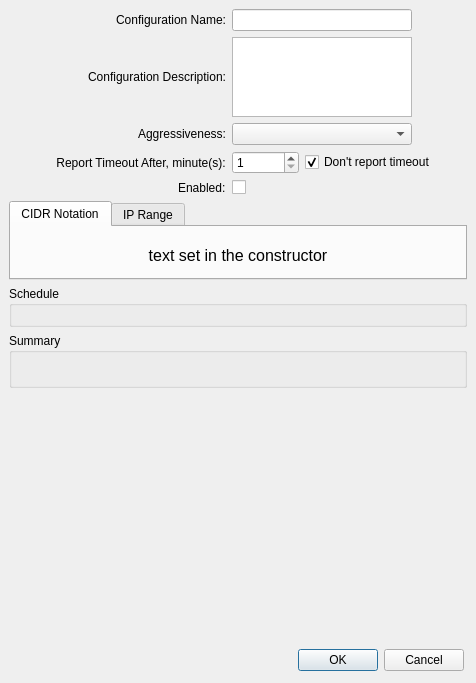
<?xml version="1.0" encoding="UTF-8"?>
<ui version="4.0">
 <class>DiscoveryConfigurationDlg</class>
 <widget class="QDialog" name="DiscoveryConfigurationDlg">
  <property name="geometry">
   <rect>
    <x>0</x>
    <y>0</y>
    <width>476</width>
    <height>683</height>
   </rect>
  </property>
  <property name="windowTitle">
   <string>Discovery Configuration</string>
  </property>
  <layout class="QGridLayout" name="gridLayout">
   <property name="leftMargin">
    <number>0</number>
   </property>
   <property name="topMargin">
    <number>0</number>
   </property>
   <property name="rightMargin">
    <number>0</number>
   </property>
   <property name="bottomMargin">
    <number>0</number>
   </property>
   <item row="0" column="0">
    <widget class="QWidget" name="widget" native="true">
     <layout class="QVBoxLayout" name="verticalLayout">
      <property name="bottomMargin">
       <number>0</number>
      </property>
      <item>
       <layout class="QFormLayout" name="formLayout">
        <property name="sizeConstraint">
         <enum>QLayout::SetDefaultConstraint</enum>
        </property>
        <property name="fieldGrowthPolicy">
         <enum>QFormLayout::FieldsStayAtSizeHint</enum>
        </property>
        <property name="rowWrapPolicy">
         <enum>QFormLayout::DontWrapRows</enum>
        </property>
        <property name="labelAlignment">
         <set>Qt::AlignRight|Qt::AlignTrailing|Qt::AlignVCenter</set>
        </property>
        <property name="formAlignment">
         <set>Qt::AlignCenter</set>
        </property>
        <item row="0" column="0">
         <widget class="QLabel" name="labelConfigurationName">
          <property name="sizePolicy">
           <sizepolicy hsizetype="Preferred" vsizetype="Preferred">
            <horstretch>0</horstretch>
            <verstretch>0</verstretch>
           </sizepolicy>
          </property>
          <property name="minimumSize">
           <size>
            <width>0</width>
            <height>0</height>
           </size>
          </property>
          <property name="text">
           <string>Configuration Name:</string>
          </property>
          <property name="alignment">
           <set>Qt::AlignRight|Qt::AlignTrailing|Qt::AlignVCenter</set>
          </property>
         </widget>
        </item>
        <item row="0" column="1">
         <widget class="QLineEdit" name="lineEditConfigurationName">
          <property name="sizePolicy">
           <sizepolicy hsizetype="Preferred" vsizetype="Preferred">
            <horstretch>0</horstretch>
            <verstretch>0</verstretch>
           </sizepolicy>
          </property>
          <property name="minimumSize">
           <size>
            <width>180</width>
            <height>0</height>
           </size>
          </property>
          <property name="maximumSize">
           <size>
            <width>16777215</width>
            <height>16777215</height>
           </size>
          </property>
         </widget>
        </item>
        <item row="1" column="0">
         <widget class="QLabel" name="labelConfigurationDescription">
          <property name="minimumSize">
           <size>
            <width>180</width>
            <height>80</height>
           </size>
          </property>
          <property name="text">
           <string>Configuration Description:</string>
          </property>
          <property name="alignment">
           <set>Qt::AlignRight|Qt::AlignTrailing|Qt::AlignVCenter</set>
          </property>
         </widget>
        </item>
        <item row="1" column="1">
         <widget class="QPlainTextEdit" name="plainTextEditConfigurationDescription">
          <property name="sizePolicy">
           <sizepolicy hsizetype="Preferred" vsizetype="Preferred">
            <horstretch>0</horstretch>
            <verstretch>0</verstretch>
           </sizepolicy>
          </property>
          <property name="minimumSize">
           <size>
            <width>0</width>
            <height>80</height>
           </size>
          </property>
          <property name="maximumSize">
           <size>
            <width>180</width>
            <height>80</height>
           </size>
          </property>
         </widget>
        </item>
        <item row="2" column="0">
         <widget class="QLabel" name="labelTimingTemplate">
          <property name="sizePolicy">
           <sizepolicy hsizetype="Preferred" vsizetype="Preferred">
            <horstretch>0</horstretch>
            <verstretch>0</verstretch>
           </sizepolicy>
          </property>
          <property name="text">
           <string>Aggressiveness:</string>
          </property>
          <property name="alignment">
           <set>Qt::AlignCenter</set>
          </property>
         </widget>
        </item>
        <item row="2" column="1">
         <widget class="QComboBox" name="comboBoxTimingTemplate">
          <property name="sizePolicy">
           <sizepolicy hsizetype="Preferred" vsizetype="Preferred">
            <horstretch>0</horstretch>
            <verstretch>0</verstretch>
           </sizepolicy>
          </property>
          <property name="minimumSize">
           <size>
            <width>180</width>
            <height>0</height>
           </size>
          </property>
          <property name="maximumSize">
           <size>
            <width>16777215</width>
            <height>16777215</height>
           </size>
          </property>
         </widget>
        </item>
        <item row="3" column="0">
         <widget class="QLabel" name="labelTimeout">
          <property name="sizePolicy">
           <sizepolicy hsizetype="Preferred" vsizetype="Preferred">
            <horstretch>0</horstretch>
            <verstretch>0</verstretch>
           </sizepolicy>
          </property>
          <property name="text">
           <string>Report Timeout After, minute(s):</string>
          </property>
          <property name="alignment">
           <set>Qt::AlignCenter</set>
          </property>
         </widget>
        </item>
        <item row="3" column="1">
         <layout class="QHBoxLayout" name="horizontalLayout_3">
          <item>
           <widget class="QSpinBox" name="spinBoxTimeout">
            <property name="sizePolicy">
             <sizepolicy hsizetype="Preferred" vsizetype="Preferred">
              <horstretch>0</horstretch>
              <verstretch>0</verstretch>
             </sizepolicy>
            </property>
            <property name="minimum">
             <number>1</number>
            </property>
            <property name="maximum">
             <number>9999999</number>
            </property>
           </widget>
          </item>
          <item>
           <widget class="QCheckBox" name="checkBoxNoTimeout">
            <property name="sizePolicy">
             <sizepolicy hsizetype="Preferred" vsizetype="Fixed">
              <horstretch>0</horstretch>
              <verstretch>0</verstretch>
             </sizepolicy>
            </property>
            <property name="text">
             <string>Don't report timeout</string>
            </property>
            <property name="checked">
             <bool>true</bool>
            </property>
           </widget>
          </item>
         </layout>
        </item>
        <item row="4" column="0">
         <widget class="QLabel" name="labelConfigurationEnabled">
          <property name="text">
           <string>Enabled:</string>
          </property>
         </widget>
        </item>
        <item row="4" column="1">
         <widget class="QCheckBox" name="checkBoxConfigurationEnabled">
          <property name="text">
           <string/>
          </property>
         </widget>
        </item>
       </layout>
      </item>
      <item>
       <widget class="QTabWidget" name="tabWidget">
        <property name="sizePolicy">
         <sizepolicy hsizetype="Expanding" vsizetype="Preferred">
          <horstretch>0</horstretch>
          <verstretch>0</verstretch>
         </sizepolicy>
        </property>
        <property name="currentIndex">
         <number>0</number>
        </property>
        <widget class="QWidget" name="tabCIDRNotationAddress">
         <attribute name="title">
          <string>CIDR Notation</string>
         </attribute>
         <layout class="QVBoxLayout" name="verticalLayout_2">
          <property name="leftMargin">
           <number>24</number>
          </property>
          <property name="topMargin">
           <number>12</number>
          </property>
          <property name="rightMargin">
           <number>24</number>
          </property>
          <property name="bottomMargin">
           <number>12</number>
          </property>
          <item>
           <layout class="QGridLayout" name="gridLayout_2">
            <item row="0" column="0">
             <widget class="CIDRControl" name="cidr">
              <property name="sizePolicy">
               <sizepolicy hsizetype="Preferred" vsizetype="Fixed">
                <horstretch>0</horstretch>
                <verstretch>0</verstretch>
               </sizepolicy>
              </property>
              <property name="frameShape">
               <enum>QFrame::StyledPanel</enum>
              </property>
              <property name="frameShadow">
               <enum>QFrame::Raised</enum>
              </property>
             </widget>
            </item>
           </layout>
          </item>
          <item>
           <widget class="QLabel" name="label_warning1">
            <property name="font">
             <font>
              <pointsize>12</pointsize>
             </font>
            </property>
            <property name="text">
             <string>text set in the constructor</string>
            </property>
            <property name="alignment">
             <set>Qt::AlignCenter</set>
            </property>
           </widget>
          </item>
         </layout>
        </widget>
        <widget class="QWidget" name="tabRangeOfIP">
         <attribute name="title">
          <string>IP Range</string>
         </attribute>
         <layout class="QVBoxLayout" name="verticalLayout_3">
          <property name="leftMargin">
           <number>24</number>
          </property>
          <property name="topMargin">
           <number>12</number>
          </property>
          <property name="rightMargin">
           <number>24</number>
          </property>
          <property name="bottomMargin">
           <number>12</number>
          </property>
          <item>
           <layout class="QGridLayout" name="gridLayout_3">
            <item row="0" column="0">
             <widget class="RangeIPControl" name="iprange">
              <property name="sizePolicy">
               <sizepolicy hsizetype="Preferred" vsizetype="Fixed">
                <horstretch>0</horstretch>
                <verstretch>0</verstretch>
               </sizepolicy>
              </property>
              <property name="frameShape">
               <enum>QFrame::StyledPanel</enum>
              </property>
              <property name="frameShadow">
               <enum>QFrame::Raised</enum>
              </property>
             </widget>
            </item>
           </layout>
          </item>
          <item>
           <widget class="QLabel" name="label_warning2">
            <property name="font">
             <font>
              <pointsize>12</pointsize>
             </font>
            </property>
            <property name="text">
             <string>text set in the constructor</string>
            </property>
            <property name="alignment">
             <set>Qt::AlignCenter</set>
            </property>
           </widget>
          </item>
         </layout>
        </widget>
       </widget>
      </item>
      <item>
       <widget class="QGroupBox" name="groupBox">
        <property name="title">
         <string>Schedule</string>
        </property>
        <layout class="QHBoxLayout" name="horizontalLayout">
         <item>
          <widget class="CronWidget" name="schedule" native="true"/>
         </item>
        </layout>
       </widget>
      </item>
      <item>
       <widget class="QGroupBox" name="groupBoxSummary">
        <property name="enabled">
         <bool>true</bool>
        </property>
        <property name="title">
         <string>Summary</string>
        </property>
        <layout class="QHBoxLayout" name="horizontalLayout_4">
         <item>
          <widget class="QLabel" name="labelSummary">
           <property name="sizePolicy">
            <sizepolicy hsizetype="MinimumExpanding" vsizetype="MinimumExpanding">
             <horstretch>0</horstretch>
             <verstretch>0</verstretch>
            </sizepolicy>
           </property>
           <property name="text">
            <string/>
           </property>
           <property name="wordWrap">
            <bool>true</bool>
           </property>
          </widget>
         </item>
        </layout>
       </widget>
      </item>
     </layout>
    </widget>
   </item>
   <item row="2" column="0">
    <layout class="QHBoxLayout" name="horizontalLayout_2">
     <property name="leftMargin">
      <number>12</number>
     </property>
     <property name="topMargin">
      <number>12</number>
     </property>
     <property name="rightMargin">
      <number>12</number>
     </property>
     <property name="bottomMargin">
      <number>12</number>
     </property>
     <item>
      <spacer name="horizontalSpacer">
       <property name="orientation">
        <enum>Qt::Horizontal</enum>
       </property>
       <property name="sizeHint" stdset="0">
        <size>
         <width>40</width>
         <height>20</height>
        </size>
       </property>
      </spacer>
     </item>
     <item>
      <widget class="QDialogButtonBox" name="buttonBox">
       <property name="orientation">
        <enum>Qt::Horizontal</enum>
       </property>
       <property name="standardButtons">
        <set>QDialogButtonBox::Cancel|QDialogButtonBox::Ok</set>
       </property>
      </widget>
     </item>
    </layout>
   </item>
   <item row="1" column="0">
    <spacer name="verticalSpacer">
     <property name="orientation">
      <enum>Qt::Vertical</enum>
     </property>
     <property name="sizeHint" stdset="0">
      <size>
       <width>20</width>
       <height>40</height>
      </size>
     </property>
    </spacer>
   </item>
  </layout>
 </widget>
 <customwidgets>
  <customwidget>
   <class>CronWidget</class>
   <extends>QWidget</extends>
   <header>FileWaveGuiLib/CronWidget.h</header>
   <container>1</container>
  </customwidget>
  <customwidget>
   <class>RangeIPControl</class>
   <extends>QFrame</extends>
   <header>FileWaveGuiLib/ipcontrol/rangeipcontrol.h</header>
   <container>1</container>
  </customwidget>
  <customwidget>
   <class>CIDRControl</class>
   <extends>QFrame</extends>
   <header>FileWaveGuiLib/ipcontrol/cidrcontrol.h</header>
   <container>1</container>
  </customwidget>
 </customwidgets>
 <tabstops>
  <tabstop>lineEditConfigurationName</tabstop>
  <tabstop>plainTextEditConfigurationDescription</tabstop>
  <tabstop>comboBoxTimingTemplate</tabstop>
  <tabstop>spinBoxTimeout</tabstop>
  <tabstop>checkBoxNoTimeout</tabstop>
  <tabstop>checkBoxConfigurationEnabled</tabstop>
  <tabstop>tabWidget</tabstop>
 </tabstops>
 <resources/>
 <connections>
  <connection>
   <sender>buttonBox</sender>
   <signal>accepted()</signal>
   <receiver>DiscoveryConfigurationDlg</receiver>
   <slot>accept()</slot>
   <hints>
    <hint type="sourcelabel">
     <x>248</x>
     <y>254</y>
    </hint>
    <hint type="destinationlabel">
     <x>157</x>
     <y>274</y>
    </hint>
   </hints>
  </connection>
  <connection>
   <sender>buttonBox</sender>
   <signal>rejected()</signal>
   <receiver>DiscoveryConfigurationDlg</receiver>
   <slot>reject()</slot>
   <hints>
    <hint type="sourcelabel">
     <x>316</x>
     <y>260</y>
    </hint>
    <hint type="destinationlabel">
     <x>286</x>
     <y>274</y>
    </hint>
   </hints>
  </connection>
 </connections>
</ui>
